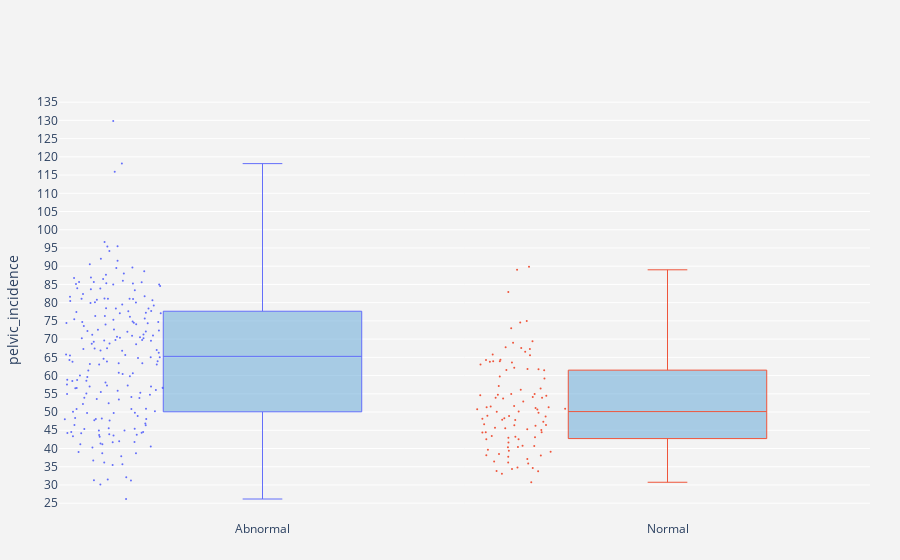
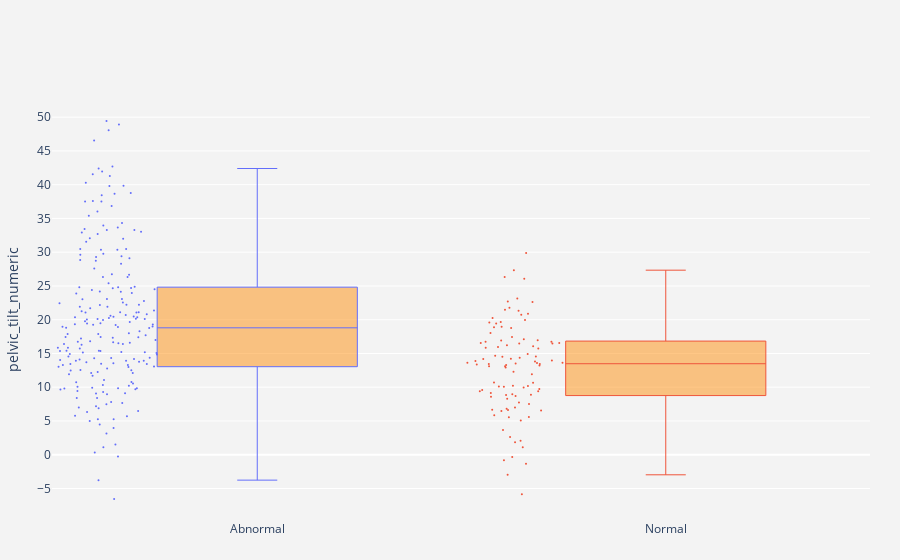
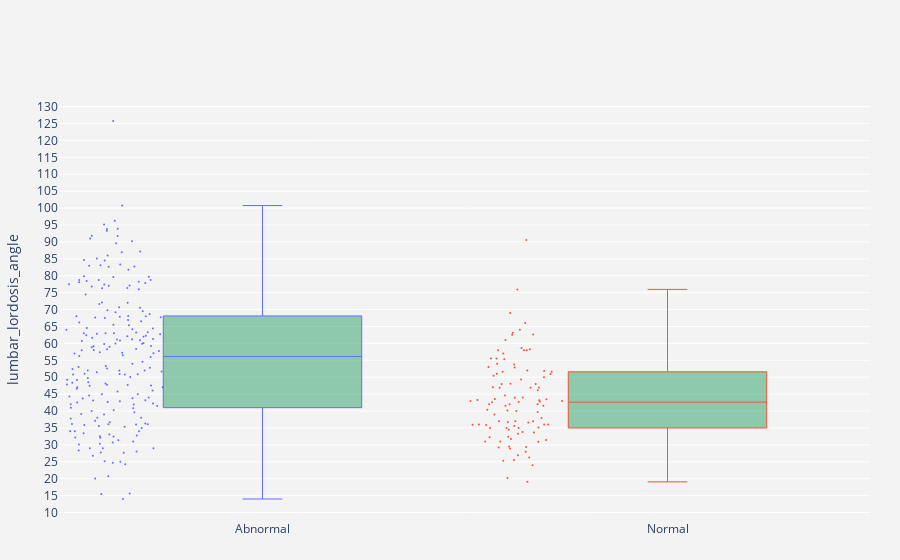
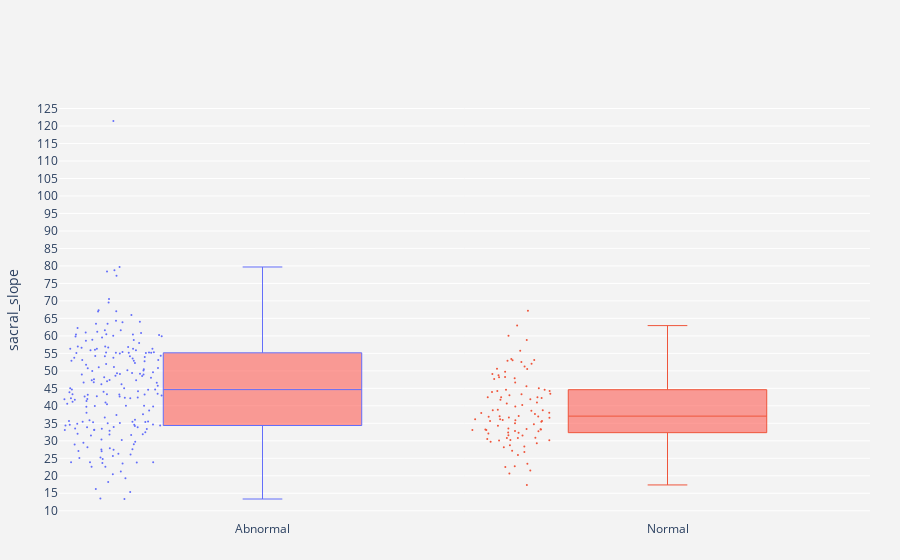

Notebook code cell kept with these figures, in order:
### Code cell
import plotly.graph_objects as go

x_data = [["Abnormal","Normal"],["Abnormal","Normal"],["Abnormal","Normal"],["Abnormal","Normal"],["Abnormal","Normal"],["Abnormal","Normal"]]

y0 = ANO["pelvic_incidence"]
y1 = NO["pelvic_incidence"]

y2 = ANO["pelvic_tilt_numeric"]
y3 = NO["pelvic_tilt_numeric"]

y4 = ANO["lumbar_lordosis_angle"]
y5 = NO["lumbar_lordosis_angle"]

y6 = ANO["sacral_slope"]
y7 = NO["sacral_slope"]

y8 = ANO["pelvic_radius"]
y9 = NO["pelvic_radius"]

y10 = ANO["degree_spondylolisthesis"]
y11 = NO["degree_spondylolisthesis"]


y_data = [[y0, y1],[y2, y3],[y4,y5],[y6,y7],[y8,y9],[y10,y11]]

colors = ['rgba(93, 164, 214, 0.5)', 'rgba(255, 144, 14, 0.5)', 'rgba(44, 160, 101, 0.5)',
          'rgba(255, 65, 54, 0.5)', 'rgba(207, 114, 255, 0.5)', 'rgba(127, 96, 0, 0.5)','rgba(93, 164, 214, 0.5)', 'rgba(255, 144, 14, 0.5)', 'rgba(44, 160, 101, 0.5)',
          'rgba(255, 65, 54, 0.5)', 'rgba(207, 114, 255, 0.5)', 'rgba(127, 96, 0, 0.5)']

fig = plt.figure(figsize=(6,2))

for xd, yd, cls,columns in zip(x_data, y_data, colors,data.columns):
        
    fig= go.Figure()
    fig.add_trace(go.Box(
        y=yd[0],
        name=xd[0],
        boxpoints='all',
        jitter=0.5,
        whiskerwidth=0.2,
        fillcolor=cls,
        marker_size=2,
        line_width=1))
        
    fig.add_trace(go.Box(
        y=yd[1],
        name=xd[1],
        boxpoints='all',
        jitter=0.5,
        whiskerwidth=0.2,
        fillcolor=cls,
        marker_size=2,
        line_width=1),)
        

    fig.update_layout(
        yaxis=dict(
                                                                                            
            title=columns,
            autorange=True,
            showgrid=True,
            zeroline=True,
            dtick=5,
            gridcolor='rgb(255, 255, 255)',
            gridwidth=1,
            zerolinecolor='rgb(255, 255, 255)',
            zerolinewidth=2,),
        margin=dict(
            l=40,
            r=30,
            b=40,
            t=100,
        ),
        paper_bgcolor='rgb(243, 243, 243)',
        plot_bgcolor='rgb(243, 243, 243)',
        showlegend=False
    )

    fig.show()
    
   
plt.show()

### Figure 1 — Plotly figure (JSON) as saved in the notebook; plotly's stock layout.template omitted (floating-point values rounded to 4 significant figures; data arrays with more than 128 entries replaced by an {"elided": "..."} marker saying what was removed)
{"data": [{"boxpoints": "all", "fillcolor": "rgba(93, 164, 214, 0.5)", "jitter": 0.5, "line": {"width": 1}, "marker": {"size": 2}, "name": "Abnormal", "type": "box", "whiskerwidth": 0.2, "y": {"elided": "210 float values"}}, {"boxpoints": "all", "fillcolor": "rgba(93, 164, 214, 0.5)", "jitter": 0.5, "line": {"width": 1}, "marker": {"size": 2}, "name": "Normal", "type": "box", "whiskerwidth": 0.2, "y": [38.51, 54.92, 44.36, 48.32, 45.7, 30.74, 50.91, 38.13, 51.62, 64.31, 44.49, 54.95, 56.1, 69.4, 89.83, 59.73, 63.96, 61.54, 38.05, 43.44, 65.61, 53.91, 43.12, 40.68, 37.73, 63.93, 61.82, 62.14, 69.0, 56.45, 41.65, 51.53, 39.09, 34.65, 63.03, 47.81, 46.64, 49.83, 47.32, 50.75, 36.16, 40.75, 42.92, 63.79, 72.96, 67.54, 54.75, 50.16, 40.35, 63.62, 54.14, 74.98, 42.52, 33.79, 54.5, 48.17, 46.37, 52.86, 57.15, 37.14, 51.31, 42.52, 39.36, 35.88, 43.19, 67.29, 51.33, 65.76, 40.41, 48.8, 50.09, 64.26, 53.68, 49.0, 59.17, 67.8, 61.73, 33.04, 74.57, 44.43, 36.42, 51.08, 34.76, 48.9, 46.24, 46.43, 39.66, 45.58, 66.51, 82.91, 50.68, 89.01, 54.6, 34.38, 45.08, 47.9, 53.94, 61.45, 45.25, 33.84]}], "layout": {"margin": {"b": 40, "l": 40, "r": 30, "t": 100}, "paper_bgcolor": "rgb(243, 243, 243)", "plot_bgcolor": "rgb(243, 243, 243)", "showlegend": false, "yaxis": {"autorange": true, "dtick": 5, "gridcolor": "rgb(255, 255, 255)", "gridwidth": 1, "showgrid": true, "title": {"text": "pelvic_incidence"}, "zeroline": true, "zerolinecolor": "rgb(255, 255, 255)", "zerolinewidth": 2}}}

### Figure 2 — Plotly figure (JSON) as saved in the notebook; plotly's stock layout.template omitted (floating-point values rounded to 4 significant figures; data arrays with more than 128 entries replaced by an {"elided": "..."} marker saying what was removed)
{"data": [{"boxpoints": "all", "fillcolor": "rgba(255, 144, 14, 0.5)", "jitter": 0.5, "line": {"width": 1}, "marker": {"size": 2}, "name": "Abnormal", "type": "box", "whiskerwidth": 0.2, "y": {"elided": "210 float values"}}, {"boxpoints": "all", "fillcolor": "rgba(255, 144, 14, 0.5)", "jitter": 0.5, "line": {"width": 1}, "marker": {"size": 2}, "name": "Normal", "type": "box", "whiskerwidth": 0.2, "y": [16.96, 18.97, 8.945, 17.45, 10.66, 13.35, 6.677, 6.558, 15.97, 26.33, 21.79, 5.865, 13.11, 18.9, 22.64, 7.725, 16.06, 19.68, 8.302, 10.1, 23.14, 12.94, 13.82, 9.148, 9.386, 19.97, 13.6, 13.96, 13.29, 19.44, 8.836, 13.52, 5.537, 7.515, 27.34, 10.69, 15.85, 16.74, 8.574, 20.24, -0.8105, 1.836, -5.846, 21.35, 19.58, 14.66, 9.753, -2.97, 10.19, 16.93, 11.94, 14.92, 14.38, 3.675, 6.82, 9.594, 10.22, 9.41, 16.49, 16.48, 8.876, 16.54, 7.011, 1.112, 9.977, 16.72, 13.63, 13.21, -1.329, 18.02, 13.43, 14.5, 13.45, 13.11, 14.56, 16.55, 17.11, -0.3247, 15.72, 14.17, 13.88, 14.21, 2.632, 5.588, 10.06, 6.621, 16.21, 18.76, 20.9, 29.89, 6.462, 26.08, 21.49, 2.063, 12.31, 13.62, 20.72, 22.69, 8.693, 5.074]}], "layout": {"margin": {"b": 40, "l": 40, "r": 30, "t": 100}, "paper_bgcolor": "rgb(243, 243, 243)", "plot_bgcolor": "rgb(243, 243, 243)", "showlegend": false, "yaxis": {"autorange": true, "dtick": 5, "gridcolor": "rgb(255, 255, 255)", "gridwidth": 1, "showgrid": true, "title": {"text": "pelvic_tilt_numeric"}, "zeroline": true, "zerolinecolor": "rgb(255, 255, 255)", "zerolinewidth": 2}}}

### Figure 3 — Plotly figure (JSON) as saved in the notebook; plotly's stock layout.template omitted (floating-point values rounded to 4 significant figures; data arrays with more than 128 entries replaced by an {"elided": "..."} marker saying what was removed)
{"data": [{"boxpoints": "all", "fillcolor": "rgba(44, 160, 101, 0.5)", "jitter": 0.5, "line": {"width": 1}, "marker": {"size": 2}, "name": "Abnormal", "type": "box", "whiskerwidth": 0.2, "y": {"elided": "210 float values"}}, {"boxpoints": "all", "fillcolor": "rgba(44, 160, 101, 0.5)", "jitter": 0.5, "line": {"width": 1}, "marker": {"size": 2}, "name": "Normal", "type": "box", "whiskerwidth": 0.2, "y": [35.11, 51.6, 46.9, 48.0, 42.58, 35.9, 30.9, 50.45, 35, 50.96, 31.47, 53.0, 62.64, 75.97, 90.56, 55.34, 63.12, 52.89, 26.24, 36.03, 62.58, 39.0, 40.35, 31.02, 42.0, 40.18, 64.0, 58.0, 55.57, 43.58, 36.03, 35, 26.93, 43.0, 51.61, 54.0, 40.0, 28, 35.56, 37, 33.63, 50.0, 58.0, 66.0, 61.01, 58.0, 48.0, 42.0, 37.97, 49.35, 43.0, 53.73, 25.32, 25.5, 47.0, 39.71, 42.7, 46.99, 42.84, 24, 57.0, 42.0, 37, 43.46, 28.94, 51.0, 33.26, 44.0, 30.98, 52.0, 34.46, 43.9, 41.58, 51.87, 43.2, 43.26, 46.9, 19.07, 58.62, 32.24, 20.24, 35.95, 29.5, 55.5, 37, 48.1, 36.67, 33.77, 31.73, 58.25, 35, 69.02, 29.36, 32.39, 44.58, 36, 29.22, 46.17, 41.58, 36.64]}], "layout": {"margin": {"b": 40, "l": 40, "r": 30, "t": 100}, "paper_bgcolor": "rgb(243, 243, 243)", "plot_bgcolor": "rgb(243, 243, 243)", "showlegend": false, "yaxis": {"autorange": true, "dtick": 5, "gridcolor": "rgb(255, 255, 255)", "gridwidth": 1, "showgrid": true, "title": {"text": "lumbar_lordosis_angle"}, "zeroline": true, "zerolinecolor": "rgb(255, 255, 255)", "zerolinewidth": 2}}}

### Figure 4 — Plotly figure (JSON) as saved in the notebook; plotly's stock layout.template omitted (floating-point values rounded to 4 significant figures; data arrays with more than 128 entries replaced by an {"elided": "..."} marker saying what was removed)
{"data": [{"boxpoints": "all", "fillcolor": "rgba(255, 65, 54, 0.5)", "jitter": 0.5, "line": {"width": 1}, "marker": {"size": 2}, "name": "Abnormal", "type": "box", "whiskerwidth": 0.2, "y": {"elided": "210 float values"}}, {"boxpoints": "all", "fillcolor": "rgba(255, 65, 54, 0.5)", "jitter": 0.5, "line": {"width": 1}, "marker": {"size": 2}, "name": "Normal", "type": "box", "whiskerwidth": 0.2, "y": [21.54, 35.95, 35.42, 30.87, 35.04, 17.39, 44.24, 31.57, 35.66, 37.98, 22.7, 49.09, 43.0, 50.5, 67.2, 52.0, 47.9, 41.86, 29.74, 33.34, 42.47, 40.97, 29.3, 31.53, 28.35, 43.96, 48.22, 48.18, 55.71, 37.0, 32.81, 38.01, 33.55, 27.14, 35.69, 37.12, 30.78, 33.09, 38.75, 30.52, 36.97, 38.91, 48.76, 42.45, 53.38, 52.88, 45, 53.13, 30.15, 46.68, 42.21, 60.05, 28.14, 30.11, 47.68, 38.58, 36.16, 43.45, 40.66, 20.66, 42.44, 25.97, 32.35, 34.77, 33.22, 50.57, 37.69, 52.55, 41.74, 30.78, 36.66, 49.76, 40.24, 35.88, 44.6, 51.25, 44.62, 33.37, 58.84, 30.26, 22.54, 36.87, 32.12, 43.32, 36.17, 39.81, 23.45, 26.82, 45.61, 53.01, 44.22, 62.94, 33.11, 32.32, 32.77, 34.29, 33.22, 38.75, 36.56, 28.77]}], "layout": {"margin": {"b": 40, "l": 40, "r": 30, "t": 100}, "paper_bgcolor": "rgb(243, 243, 243)", "plot_bgcolor": "rgb(243, 243, 243)", "showlegend": false, "yaxis": {"autorange": true, "dtick": 5, "gridcolor": "rgb(255, 255, 255)", "gridwidth": 1, "showgrid": true, "title": {"text": "sacral_slope"}, "zeroline": true, "zerolinecolor": "rgb(255, 255, 255)", "zerolinewidth": 2}}}
